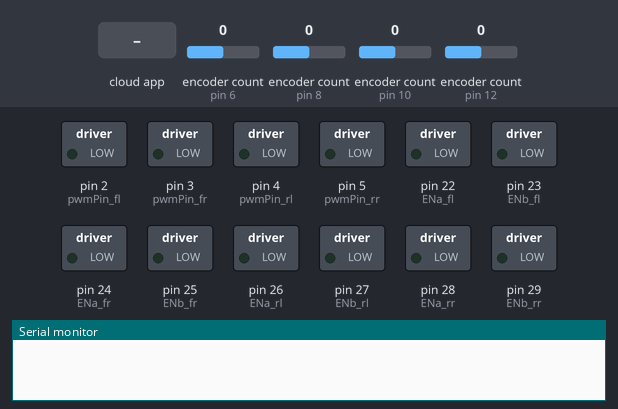
This sketch was run on a simulated Arduino Mega 2560, built with avr-gcc and run on an emulated ATmega2560. On the bench: switched loads named in the sketch (green lamp = pin HIGH), the last lines printed to the serial monitor. The inputs (shaded band) are chosen by the test bench; at power-on: encoder count (sensors on pin 6, pin 8, pin 10, pin 12) 0. The ROS host is connected and sends only what is stated.

Above: at 1.2 s.
1.3 s: the phone or cloud app sets front_lwheel_w_motor to 0
At 2.5 s:
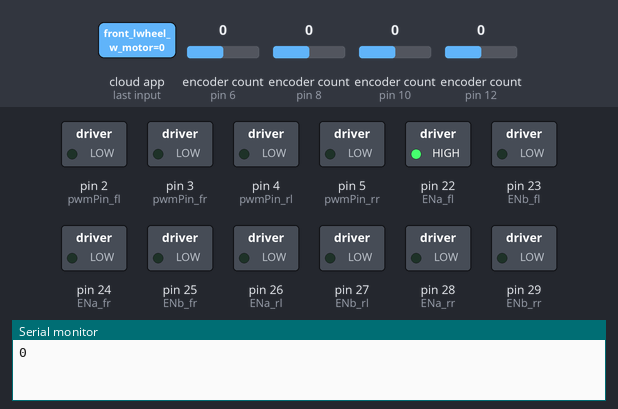
2.8 s: the phone or cloud app sets front_rwheel_w_motor to 0
At 3.7 s:
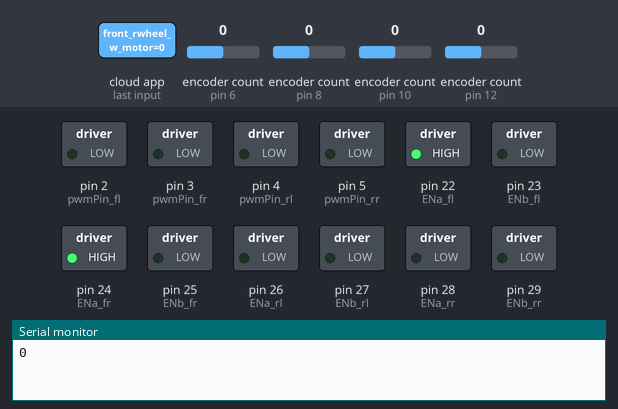
4.3 s: the phone or cloud app sets rear_lwheel_w_motor to 0
At 5.5 s:
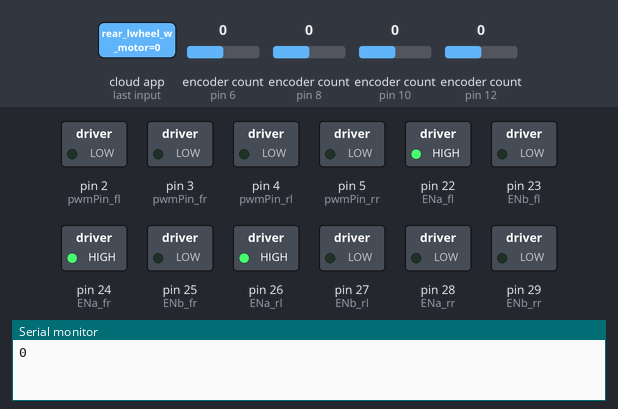
5.8 s: the phone or cloud app sets rear_rwheel_w_motor to 0
At 6.7 s:
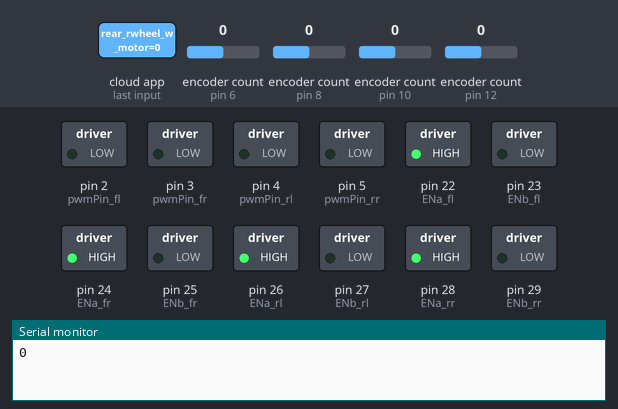
7.3 s: the phone or cloud app sets front_lwheel_w_motor to 45
At 7.6 s:
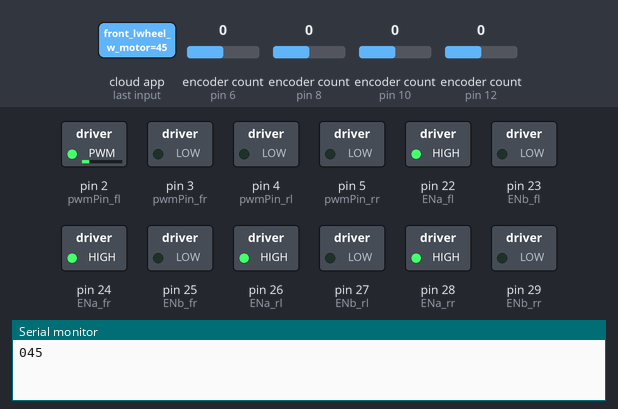
8.8 s: the phone or cloud app sets front_rwheel_w_motor to 45
At 9.7 s:
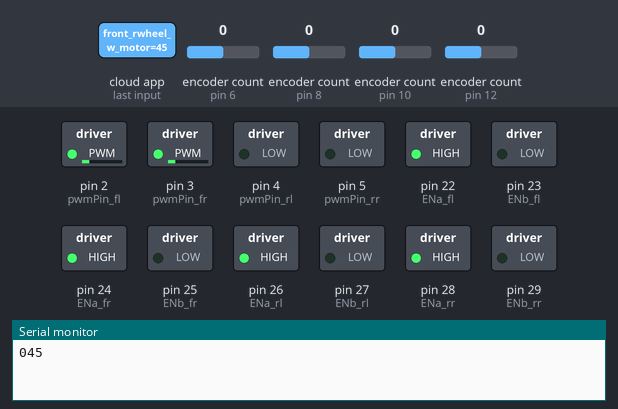
Timing chart, 0 to 11.3 s (numbered marks = the images above; inputs shaded):
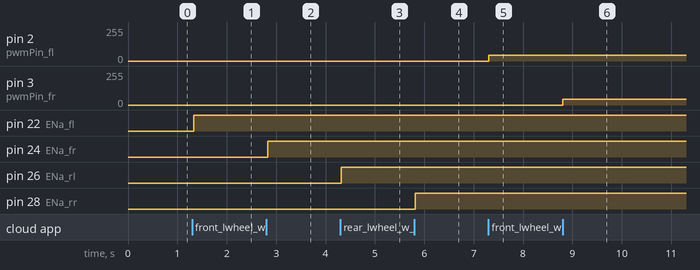

Measured:
- after the input at 1.3 s, pin 22 (ENa_fl): LOW → HIGH at once
- after the input at 2.8 s, pin 24 (ENa_fr): LOW → HIGH at once
- after the input at 4.3 s, pin 26 (ENa_rl): LOW → HIGH at once
- after the input at 5.8 s, pin 28 (ENa_rr): LOW → HIGH at once
- after the input at 7.3 s, pin 2 (pwmPin_fl): 0/255 → 45/255 at once
- after the input at 8.8 s, pin 3 (pwmPin_fr): 0/255 → 45/255 at once

The sketch:

controller.ino
```cpp
// This code basically commands my arduino to run 4 motors of Jarvis and send the feed back data to controller.
// The input to the code is pwm command and motn of dirxn for each motor and the outpur will be encoder data.

/******************************** Check Time or delay for motorControl ****************************************************/
#include <ros.h>
#include <std_msgs/Float32.h>
#include <std_msgs/Int16.h>
#include <Encoder.h>

ros::NodeHandle  nh;


// Encoder Instances
Encoder myEnc_fl(6, 7);
Encoder myEnc_fr(8, 9);
Encoder myEnc_rl(10, 11);
Encoder myEnc_rr(12, 13);

// pin settings
int pwmPin_fl = 2;
int pwmPin_fr = 3;
int pwmPin_rl = 4;
int pwmPin_rr = 5;

int ENa_fl = 22;
int ENb_fl = 23;
int ENa_fr = 24;
int ENb_fr = 25;
int ENa_rl = 26;
int ENb_rl = 27;
int ENa_rr = 28;
int ENb_rr = 29;


float rpm_fl = 0;
float rpm_fr = 0;
float rpm_rl = 0;
float rpm_rr = 0;

int pwm_fl = 0;
int pwm_fr = 0;
int pwm_rl = 0;
int pwm_rr = 0;

// function to run a motor
void controlMotor(int pwmSignal,int pwmPin,int ENa,int ENb)
{
	if(pwmSignal>=0)
	{
		digitalWrite(ENa,HIGH);
		digitalWrite(ENb,LOW);
	}
	else
	{
		digitalWrite(ENa,LOW);
		digitalWrite(ENb,HIGH);
		pwmSignal = -pwmSignal;
	}
	analogWrite(pwmPin,pwmSignal);
}


void front_lwheel_cb(const std_msgs::Int16& pwm)
{
	controlMotor(pwm.data,pwmPin_fl,ENa_fl,ENb_fl);
  Serial.print(pwm.data);
	pwm_fl = pwm.data;
}

void front_rwheel_cb(const std_msgs::Int16& pwm)
{
	controlMotor(pwm.data,pwmPin_fr,ENa_fr,ENb_fr);
	pwm_fr = pwm.data;
}

void rear_lwheel_cb(const std_msgs::Int16& pwm)
{
	controlMotor(pwm.data,pwmPin_rl,ENa_rl,ENb_rl);
	pwm_rl = pwm.data;
}

void rear_rwheel_cb(const std_msgs::Int16& pwm)
{
	controlMotor(pwm.data,pwmPin_rr,ENa_rr,ENb_rr);
	pwm_rr = pwm.data;
}


std_msgs::Float32 fl_msg;
std_msgs::Float32 fr_msg;
std_msgs::Float32 rl_msg;
std_msgs::Float32 rr_msg;


ros::Subscriber<std_msgs::Int16> motor_fl("front_lwheel_w_motor",&front_lwheel_cb);
ros::Subscriber<std_msgs::Int16> motor_fr("front_rwheel_w_motor",&front_rwheel_cb);
ros::Subscriber<std_msgs::Int16> motor_rl("rear_lwheel_w_motor" ,&rear_lwheel_cb );
ros::Subscriber<std_msgs::Int16> motor_rr("rear_rwheel_w_motor" ,&rear_rwheel_cb );


ros::Publisher encoder_fl("encoder_fl", &fl_msg);
ros::Publisher encoder_fr("encoder_fr", &fr_msg);
ros::Publisher encoder_rl("encoder_rl", &rl_msg);
ros::Publisher encoder_rr("encoder_rr", &rr_msg);

void encoder()
{
	// encoder initial readings
	long long oldPos_fl = myEnc_fl.read();
	long long newPos_fl = myEnc_fl.read();

	long long oldPos_fr = myEnc_fr.read();
	long long newPos_fr = myEnc_fr.read();

	long long oldPos_rl = myEnc_rl.read();
	long long newPos_rl = myEnc_rl.read();

	long long oldPos_rr = myEnc_rr.read();
	long long newPos_rr = myEnc_rr.read();

	long long t0 = millis();
	long long t1 = millis();

	while(t1-t0<50)
	{
		newPos_fl = myEnc_fl.read();
		newPos_fr = myEnc_fr.read();
		newPos_rl = myEnc_rl.read();
		newPos_rr = myEnc_rr.read();
		t1 = millis();
	}

	rpm_fl = (float(newPos_fl-oldPos_fl))*1200/280;
	rpm_fr = (float(newPos_fr-oldPos_fr))*1200/280;
	rpm_rl = (float(newPos_rl-oldPos_rl))*1200/280;
	rpm_rr = (float(newPos_rr-oldPos_rr))*1200/280;

}
void setup()
{
	Serial.begin(57600);

	pinMode(pwmPin_fl,OUTPUT);
	pinMode(pwmPin_fl,OUTPUT);
	pinMode(pwmPin_rl,OUTPUT);
	pinMode(pwmPin_rr,OUTPUT);

	pinMode(ENa_fl,OUTPUT);
	pinMode(ENb_fl,OUTPUT);
	pinMode(ENa_fr,OUTPUT);
	pinMode(ENb_fr,OUTPUT);
	pinMode(ENa_rl,OUTPUT);
	pinMode(ENb_rl,OUTPUT);
	pinMode(ENa_rr,OUTPUT);
	pinMode(ENb_rr,OUTPUT);
//
//	fl_msg.data = (float *)malloc(sizeof(float)*2);
//	fr_msg.data = (float *)malloc(sizeof(float)*2);
//	rl_msg.data = (float *)malloc(sizeof(float)*2);
//	rr_msg.data = (float *)malloc(sizeof(float)*2);
  fl_msg.data = 0;
  fr_msg.data = 0;
  rl_msg.data = 0;
  rr_msg.data = 0;

	nh.initNode();

	nh.advertise(encoder_fl);
	nh.advertise(encoder_fr);
	nh.advertise(encoder_rl);
	nh.advertise(encoder_rr);

	nh.subscribe(motor_fl);
	nh.subscribe(motor_fr);
	nh.subscribe(motor_rl);
	nh.subscribe(motor_rr);
}


void loop()
{
	encoder();
	fl_msg.data = rpm_fl;
	fr_msg.data = rpm_fr;
	rl_msg.data = rpm_rl;
	rr_msg.data = rpm_rr;

	encoder_fl.publish(&fl_msg);
	encoder_fr.publish(&fr_msg);
	encoder_rl.publish(&rl_msg);
	encoder_rr.publish(&rr_msg);
	nh.spinOnce();
}
```
